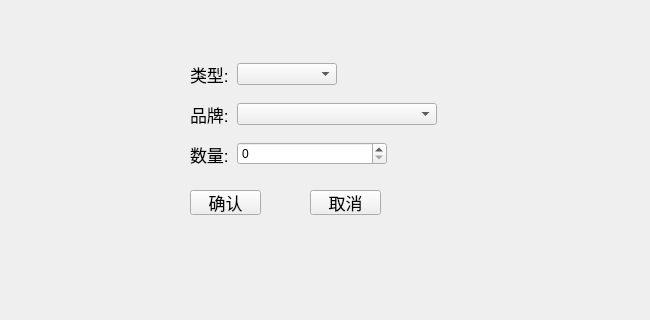
<?xml version="1.0" encoding="UTF-8"?>
<ui version="4.0">
 <class>StorageForm</class>
 <widget class="QWidget" name="StorageForm">
  <property name="geometry">
   <rect>
    <x>0</x>
    <y>0</y>
    <width>650</width>
    <height>320</height>
   </rect>
  </property>
  <property name="windowTitle">
   <string>Form</string>
  </property>
  <widget class="QPushButton" name="btn_commit">
   <property name="geometry">
    <rect>
     <x>190</x>
     <y>190</y>
     <width>71</width>
     <height>25</height>
    </rect>
   </property>
   <property name="font">
    <font>
     <pointsize>13</pointsize>
    </font>
   </property>
   <property name="text">
    <string>确认</string>
   </property>
  </widget>
  <widget class="QPushButton" name="btn_cancel">
   <property name="geometry">
    <rect>
     <x>310</x>
     <y>190</y>
     <width>71</width>
     <height>25</height>
    </rect>
   </property>
   <property name="font">
    <font>
     <pointsize>13</pointsize>
    </font>
   </property>
   <property name="text">
    <string>取消</string>
   </property>
  </widget>
  <widget class="QWidget" name="">
   <property name="geometry">
    <rect>
     <x>190</x>
     <y>60</y>
     <width>147</width>
     <height>28</height>
    </rect>
   </property>
   <layout class="QHBoxLayout" name="horizontalLayout">
    <item>
     <widget class="QLabel" name="lb_type">
      <property name="font">
       <font>
        <pointsize>13</pointsize>
       </font>
      </property>
      <property name="text">
       <string>类型:</string>
      </property>
     </widget>
    </item>
    <item>
     <widget class="QComboBox" name="cob_type">
      <property name="minimumSize">
       <size>
        <width>100</width>
        <height>0</height>
       </size>
      </property>
     </widget>
    </item>
   </layout>
  </widget>
  <widget class="QWidget" name="">
   <property name="geometry">
    <rect>
     <x>190</x>
     <y>100</y>
     <width>247</width>
     <height>28</height>
    </rect>
   </property>
   <layout class="QHBoxLayout" name="horizontalLayout_2">
    <item>
     <widget class="QLabel" name="lb_brand">
      <property name="font">
       <font>
        <pointsize>13</pointsize>
       </font>
      </property>
      <property name="text">
       <string>品牌:</string>
      </property>
     </widget>
    </item>
    <item>
     <widget class="QComboBox" name="cob_brand">
      <property name="minimumSize">
       <size>
        <width>200</width>
        <height>0</height>
       </size>
      </property>
     </widget>
    </item>
   </layout>
  </widget>
  <widget class="QWidget" name="">
   <property name="geometry">
    <rect>
     <x>190</x>
     <y>140</y>
     <width>197</width>
     <height>28</height>
    </rect>
   </property>
   <layout class="QHBoxLayout" name="horizontalLayout_3">
    <item>
     <widget class="QLabel" name="lb_num">
      <property name="font">
       <font>
        <pointsize>13</pointsize>
       </font>
      </property>
      <property name="text">
       <string>数量:</string>
      </property>
     </widget>
    </item>
    <item>
     <widget class="QSpinBox" name="sp_num">
      <property name="minimumSize">
       <size>
        <width>150</width>
        <height>0</height>
       </size>
      </property>
      <property name="maximum">
       <number>1000</number>
      </property>
      <property name="value">
       <number>0</number>
      </property>
     </widget>
    </item>
   </layout>
  </widget>
 </widget>
 <resources/>
 <connections/>
</ui>
